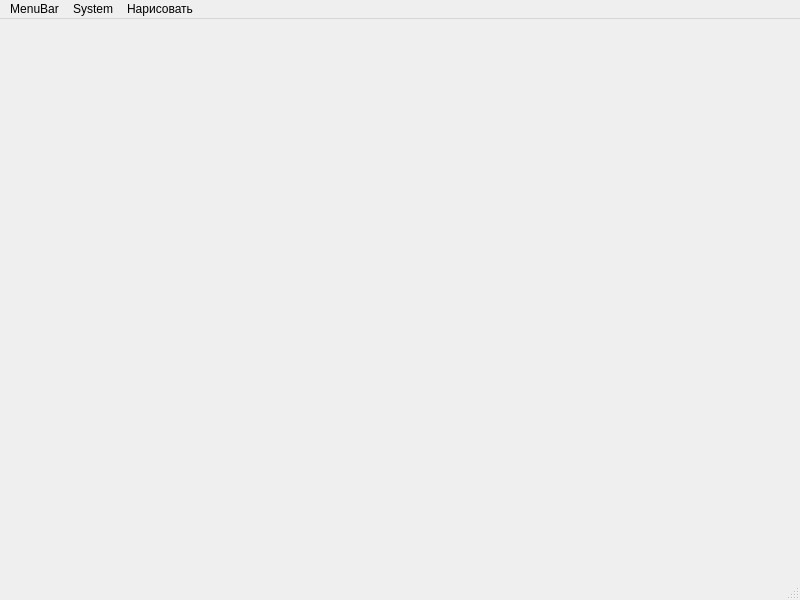
<?xml version="1.0" encoding="UTF-8"?>
<ui version="4.0">
 <class>MainWindow</class>
 <widget class="QMainWindow" name="MainWindow">
  <property name="geometry">
   <rect>
    <x>0</x>
    <y>0</y>
    <width>800</width>
    <height>600</height>
   </rect>
  </property>
  <property name="windowTitle">
   <string>MainWindow</string>
  </property>
  <widget class="QWidget" name="centralwidget">
   <layout class="QVBoxLayout" name="verticalLayout_2">
    <item>
     <layout class="QVBoxLayout" name="verticallayout"/>
    </item>
   </layout>
  </widget>
  <widget class="QMenuBar" name="menubar">
   <property name="geometry">
    <rect>
     <x>0</x>
     <y>0</y>
     <width>800</width>
     <height>26</height>
    </rect>
   </property>
   <widget class="QMenu" name="menuMenuBar">
    <property name="title">
     <string>MenuBar</string>
    </property>
    <addaction name="action_2"/>
    <addaction name="action_7"/>
    <addaction name="separator"/>
    <addaction name="separator"/>
   </widget>
   <widget class="QMenu" name="menuSystem">
    <property name="title">
     <string>System</string>
    </property>
    <addaction name="actionClear"/>
    <addaction name="actionSave"/>
    <addaction name="actionLoad"/>
   </widget>
   <widget class="QMenu" name="menu">
    <property name="title">
     <string>Нарисовать</string>
    </property>
    <addaction name="choose1"/>
    <addaction name="choose2"/>
   </widget>
   <addaction name="menuMenuBar"/>
   <addaction name="menuSystem"/>
   <addaction name="menu"/>
  </widget>
  <widget class="QStatusBar" name="statusbar"/>
  <action name="action">
   <property name="text">
    <string>Выбрать цвет кисти</string>
   </property>
  </action>
  <action name="action_2">
   <property name="text">
    <string>Выбрать цвет пера</string>
   </property>
  </action>
  <action name="action_3">
   <property name="text">
    <string>Сохранить рисунок</string>
   </property>
  </action>
  <action name="action_4">
   <property name="text">
    <string>Загрузить рисунок</string>
   </property>
  </action>
  <action name="action_7">
   <property name="text">
    <string>Толщина пера</string>
   </property>
  </action>
  <action name="actionClear">
   <property name="text">
    <string>Clear</string>
   </property>
  </action>
  <action name="actionSave">
   <property name="text">
    <string>Save</string>
   </property>
  </action>
  <action name="actionLoad">
   <property name="text">
    <string>Load</string>
   </property>
  </action>
  <action name="choose1">
   <property name="text">
    <string>Диаграмма</string>
   </property>
  </action>
  <action name="choose2">
   <property name="text">
    <string>Гистограмма</string>
   </property>
  </action>
 </widget>
 <resources/>
 <connections/>
</ui>
